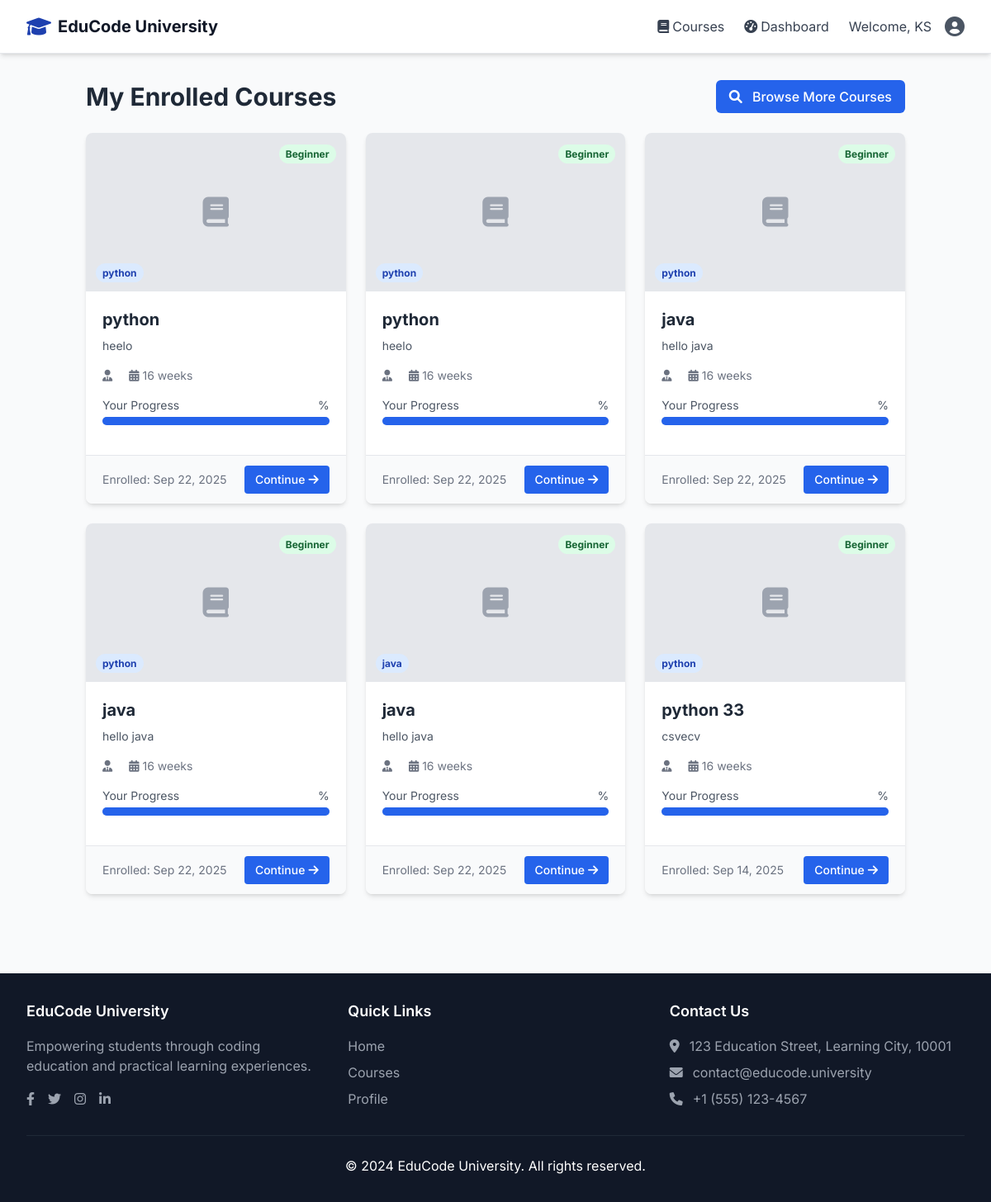
Page /courses/student/courses/ (signed in) on the committed database.
### accounts/models.py (models this page shows, shortened)
class User(AbstractUser):
    ROLE_CHOICES = [
        ('student', 'Student'),
        ('teacher', 'Teacher'),
        ('admin', 'Admin'),
    ]
    role = models.CharField(max_length=10, choices=ROLE_CHOICES, default='student')
    phone = models.CharField(max_length=15, blank=True, null=True)
    bio = models.TextField(blank=True, null=True)
    profile_picture = models.ImageField(upload_to='profile_pics/', blank=True, null=True)
    university_id = models.CharField(max_length=20, blank=True, null=True)
    department = models.CharField(max_length=100, blank=True, null=True)
    created_at = models.DateTimeField(auto_now_add=True)
    updated_at = models.DateTimeField(auto_now=True)

### courses/models.py (models this page shows, shortened)
class Enrollment(models.Model):
    student = models.ForeignKey(
        settings.AUTH_USER_MODEL,
        on_delete=models.CASCADE,
        related_name='enrollments',
        limit_choices_to={'role': 'student'}
    )
    course = models.ForeignKey(Course, on_delete=models.CASCADE, related_name='enrollments')
    enrolled_at = models.DateTimeField(auto_now_add=True)
    is_active = models.BooleanField(default=True)
    completion_percentage = models.FloatField(
        default=0.0,
        validators=[MinValueValidator(0.0), MaxValueValidator(100.0)]
    )
    completed_lectures = models.ManyToManyField('Lecture', related_name='completed_by_enrollments', blank=True)
    is_course_completed = models.BooleanField(default=False)
    completion_date = models.DateTimeField(null=True, blank=True)
    certificate_requested = models.BooleanField(default=False)
    certificate_issued = models.BooleanField(default=False)
    grade = models.CharField(
        max_length=5,
        choices=[
            ('A+', 'A+'), ('A', 'A'), ('A-', 'A-'),
            ('B+', 'B+'), ('B', 'B'), ('B-', 'B-'),
            ('C+', 'C+'), ('C', 'C'), ('C-', 'C-'),
            ('D', 'D'), ('F', 'F'), ('I', 'Incomplete')
        ],
        blank=True, null=True
    )
    last_accessed = models.DateTimeField(auto_now=True)
    last_lecture = models.ForeignKey('Lecture', on_delete=models.SET_NULL, related_name='last_accessed_by_enrollments', blank=True, null=True)
    class Meta:
        unique_together = ['student', 'course']

class Course(models.Model):
    title = models.CharField(max_length=200)
    description = models.TextField()
    instructor = models.ForeignKey(
        settings.AUTH_USER_MODEL,
        on_delete=models.CASCADE,
        related_name='courses_taught',
        limit_choices_to={'role': 'teacher'}
    )
    thumbnail = models.ImageField(upload_to='course_thumbnails/', blank=True, null=True)
    code = models.CharField(max_length=20, unique=True)  # e.g., CS101, MATH201
    credits = models.IntegerField(default=3)
    duration_weeks = models.IntegerField(default=16)
    difficulty_level = models.CharField(
        max_length=20,
        choices=[
            ('beginner', 'Beginner'),
            ('intermediate', 'Intermediate'),
            ('advanced', 'Advanced')
        ],
        default='beginner'
    )
    programming_language = models.CharField(
        max_length=50,
        choices=[
            ('python', 'Python'),
            ('java', 'Java'),
            ('cpp', 'C++'),
            ('c', 'C'),
            ('javascript', 'JavaScript'),
            ('multiple', 'Multiple Languages')
        ],
        default='python'
    )
    price = models.DecimalField(max_digits=10, decimal_places=2, default=0.00)
    is_free = models.BooleanField(default=False)
    category = models.CharField(
        max_length=50,
        choices=[
            ('programming', 'Programming'),
            ('data_science', 'Data Science'),
            ('web_development', 'Web Development'),
            ('mobile_development', 'Mobile Development'),
            ('devops', 'DevOps'),
            ('design', 'Design'),
            ('business', 'Business'),
            ('other', 'Other')
        ],
        default='programming'
    )
    is_active = models.BooleanField(default=True)
    enrollment_limit = models.IntegerField(default=50)
    start_date = models.DateField()
    end_date = models.DateField()
    created_at = models.DateTimeField(auto_now_add=True)
    updated_at = models.DateTimeField(auto_now=True)

### courses/views.py (the view)
# urls.py: path('student/courses/', views.student_courses, name='student_courses'),
@login_required
def student_courses(request):
    if not request.user.is_authenticated or request.user.role != 'student':
        return redirect('accounts:login')
    enrollments = Enrollment.objects.filter(student=request.user, is_active=True).order_by('-enrolled_at')
    context = {
        'enrollments': enrollments,
        'title': 'My Enrolled Courses'
    }
    return render(request, 'courses/enrolled_courses.html', context)

### templates/courses/enrolled_courses.html (shortened to what this page needs)
{% extends 'base.html' %}
{% block content %}
<div class="container mx-auto px-4 py-8">
    <div class="flex justify-between items-center mb-6">
        <h1 class="text-3xl font-bold text-gray-800">My Enrolled Courses</h1>
        <a href="{% url 'courses:course_list' %}" class="bg-blue-600 hover:bg-blue-700 text-white font-medium py-2 px-4 rounded-md transition duration-300 ease-in-out">
            <i class="fas fa-search mr-2"></i> Browse More Courses
        </a>
    </div>
    {% if enrollments %}
    <div class="grid grid-cols-1 md:grid-cols-2 lg:grid-cols-3 gap-6">
        {% for enrollment in enrollments %}
        <div class="bg-white rounded-lg shadow-md overflow-hidden flex flex-col">
            <div class="relative">
                {% if enrollment.course.thumbnail %}
                <img src="{{ enrollment.course.thumbnail.url }}" alt="{{ enrollment.course.title }}" class="w-full h-48 object-cover">
                {% else %}
                <div class="w-full h-48 bg-gray-200 flex items-center justify-center">
                    <i class="fas fa-book text-gray-400 text-4xl"></i>
                </div>
                {% endif %}
                <div class="absolute top-0 right-0 mt-3 mr-3">
                    <span class="px-2 py-1 text-xs font-bold rounded-full {% if enrollment.course.difficulty_level == 'beginner' %}bg-green-100 text-green-800{% elif enrollment.course.difficulty_level == 'intermediate' %}bg-yellow-100 text-yellow-800{% else %}bg-red-100 text-red-800{% endif %}">
                        {{ enrollment.course.get_difficulty_level_display }}
                    </span>
                </div>
                {% if enrollment.course.programming_language %}
                <div class="absolute bottom-0 left-0 mb-3 ml-3">
                    <span class="px-2 py-1 text-xs font-bold rounded-full bg-blue-100 text-blue-800">
                        {{ enrollment.course.programming_language }}
                    </span>
                </div>
                {% endif %}
            </div>
            <div class="p-5 flex-grow">
                <h3 class="text-xl font-bold text-gray-800 mb-2">{{ enrollment.course.title }}</h3>
                <p class="text-gray-600 text-sm mb-4 line-clamp-2">{{ enrollment.course.description|truncatechars:120 }}</p>
                <div class="flex items-center text-sm text-gray-500 mb-4">
                    <div class="flex items-center mr-4">
                        <i class="fas fa-user-tie mr-1"></i>
                    </div>
                    <div class="flex items-center">
                        <i class="fas fa-calendar-alt mr-1"></i>
                        <span>{{ enrollment.course.duration_weeks }} weeks</span>
                    </div>
                </div>
                <div class="mb-4">
                    <div class="flex justify-between text-sm text-gray-600 mb-1">
                        <span>Your Progress</span>
                        <span>{{ enrollment.progress_percentage|floatformat:0 }}%</span>
                    </div>
                    <div class="w-full bg-gray-200 rounded-full h-2.5">
                        <div class="bg-blue-600 h-2.5 rounded-full" style="width: {{ enrollment.progress_percentage }}%"></div>
                    </div>
                </div>
            </div>
            <div class="px-5 py-3 bg-gray-50 border-t border-gray-200">
                <div class="flex justify-between items-center">
                    <div class="text-sm text-gray-500">
                        <span>Enrolled: {{ enrollment.enrolled_at|date:"M d, Y" }}</span>
                    </div>
                    <a href="{% url 'courses:course_detail' enrollment.course.id %}" class="inline-flex items-center px-3 py-1.5 border border-transparent text-sm font-medium rounded text-white bg-blue-600 hover:bg-blue-700 focus:outline-none focus:ring-2 focus:ring-offset-2 focus:ring-blue-500">
                        Continue <i class="fas fa-arrow-right ml-1"></i>
                    </a>
                </div>
            </div>
        </div>
        {% endfor %}
    </div>
    {% endif %}
</div>
{% endblock %}

### templates/base.html (shortened to what this page needs)
<!DOCTYPE html>
<html lang="en">
<head>
    <script src="https://cdn.tailwindcss.com"></script>
    <link href="https://cdnjs.cloudflare.com/ajax/libs/font-awesome/6.0.0/css/all.min.css" rel="stylesheet">
</head>
<body class="bg-gray-50 min-h-screen">
    <nav class="bg-white shadow-md border-b sticky top-0 z-50 transition-all duration-300">
        <div class="max-w-7xl mx-auto px-4 sm:px-6 lg:px-8">
            <div class="flex justify-between h-16">
                <div class="flex items-center">
                    <a href="{% url 'home' %}" class="flex items-center space-x-2 hover-scale">
                        <i class="fas fa-graduation-cap text-2xl text-primary"></i>
                        <span class="text-xl font-bold text-gray-900">EduCode University</span>
                    </a>
                </div>
                <div class="hidden md:flex items-center space-x-6">
                    {% if user.is_authenticated %}
                        <a href="{% url 'courses:course_list' %}" class="text-gray-700 hover:text-primary flex items-center space-x-1 transition duration-300 ease-in-out hover:scale-105">
                            <i class="fas fa-book"></i>
                            <span>Courses</span>
                        </a>
                        {% if user.role == 'student' %}
                            <a href="{% url 'courses:student_dashboard' %}" class="text-gray-700 hover:text-primary flex items-center space-x-1 transition duration-300 ease-in-out hover:scale-105">
                                <i class="fas fa-tachometer-alt"></i>
                                <span>Dashboard</span>
                            </a>
                        {% elif user.role == 'instructor' %}
                            <a href="{% url 'courses:instructor_dashboard' %}" class="text-gray-700 hover:text-primary flex items-center space-x-1 transition duration-300 ease-in-out hover:scale-105">
                                <i class="fas fa-chalkboard-teacher"></i>
                                <span>Instructor</span>
                            </a>
                        {% endif %}
                        <div class="flex items-center space-x-4">
                            <span class="text-gray-700 hidden lg:inline">Welcome, {{ user.username }}</span>
                            <div class="relative">
                                <button type="button" class="flex items-center text-sm rounded-full focus:outline-none focus:ring-2 focus:ring-offset-2 focus:ring-primary transition duration-300 ease-in-out hover:scale-105" id="user-menu-button">
                                    <i class="fas fa-user-circle text-2xl text-gray-600"></i>
                                </button>
                            </div>
                        </div>
                    {% endif %}
                </div>
            </div>
        </div>
    </nav>
    <main class="animate-fade-in">
        {% block content %}
        {% endblock %}
    </main>
    <footer class="bg-gray-900 text-white mt-16">
        <div class="max-w-7xl mx-auto px-4 sm:px-6 lg:px-8 py-8">
            <div class="grid grid-cols-1 md:grid-cols-3 gap-8 mb-8">
                <div>
                    <h3 class="text-lg font-semibold mb-4 text-white">EduCode University</h3>
                    <p class="text-gray-400 mb-4">Empowering students through coding education and practical learning experiences.</p>
                    <div class="flex space-x-4">
                        <a href="#" class="text-gray-400 hover:text-white transition-colors duration-300">
                            <i class="fab fa-facebook-f"></i>
                        </a>
                        <a href="#" class="text-gray-400 hover:text-white transition-colors duration-300">
                            <i class="fab fa-twitter"></i>
                        </a>
                        <a href="#" class="text-gray-400 hover:text-white transition-colors duration-300">
                            <i class="fab fa-instagram"></i>
                        </a>
                        <a href="#" class="text-gray-400 hover:text-white transition-colors duration-300">
                            <i class="fab fa-linkedin-in"></i>
                        </a>
                    </div>
                </div>
                <div>
                    <h3 class="text-lg font-semibold mb-4 text-white">Quick Links</h3>
                    <ul class="space-y-2">
                        <li><a href="{% url 'home' %}" class="text-gray-400 hover:text-white transition-colors duration-300">Home</a></li>
                        <li><a href="{% url 'courses:course_list' %}" class="text-gray-400 hover:text-white transition-colors duration-300">Courses</a></li>
                        {% if user.is_authenticated %}
                            <li><a href="{% url 'accounts:profile' %}" class="text-gray-400 hover:text-white transition-colors duration-300">Profile</a></li>
                        {% else %}
                            <li><a href="{% url 'accounts:login' %}" class="text-gray-400 hover:text-white transition-colors duration-300">Login</a></li>
                            <li><a href="{% url 'accounts:register' %}" class="text-gray-400 hover:text-white transition-colors duration-300">Register</a></li>
                        {% endif %}
                    </ul>
                </div>
                <div>
                    <h3 class="text-lg font-semibold mb-4 text-white">Contact Us</h3>
                    <ul class="space-y-2 text-gray-400">
                        <li class="flex items-start">
                            <i class="fas fa-map-marker-alt mt-1 mr-3"></i>
                            <span>123 Education Street, Learning City, 10001</span>
                        </li>
                        <li class="flex items-center">
                            <i class="fas fa-envelope mr-3"></i>
                            <span>contact@educode.university</span>
                        </li>
                        <li class="flex items-center">
                            <i class="fas fa-phone mr-3"></i>
                            <span>+1 (555) 123-4567</span>
                        </li>
                    </ul>
                </div>
            </div>
            <div class="border-t border-gray-800 pt-6 text-center">
                <p>&copy; 2024 EduCode University. All rights reserved.</p>
            </div>
        </div>
    </footer>
</body>
</html>

### templates/base.html (style rules this page uses)
body { font-family: 'Inter', sans-serif; }
.animate-fade-in { animation: fadeIn 0.5s ease-in-out; }
.hover-scale { transition: transform 0.3s ease; }

### rows in the picture
User: username "KS"
Enrollment: course.difficulty_level "Beginner", course.programming_language "python", course "python", course.description "heelo", course.duration_weeks "16", enrolled_at "Sep 22, 2025"
Enrollment: course.difficulty_level "Beginner", course.programming_language "python", course "python", course.description "heelo", course.duration_weeks "16", enrolled_at "Sep 22, 2025"
Enrollment: course.difficulty_level "Beginner", course.programming_language "python", course "java", course.description "hello java", course.duration_weeks "16", enrolled_at "Sep 22, 2025"
Enrollment: course.difficulty_level "Beginner", course.programming_language "python", course "java", course.description "hello java", course.duration_weeks "16", enrolled_at "Sep 22, 2025"
Enrollment: course.difficulty_level "Beginner", course.programming_language "java", course "java", course.description "hello java", course.duration_weeks "16", enrolled_at "Sep 22, 2025"
Enrollment: course.difficulty_level "Beginner", course.programming_language "python", course "python 33", course.description "csvecv", course.duration_weeks "16", enrolled_at "Sep 14, 2025"
